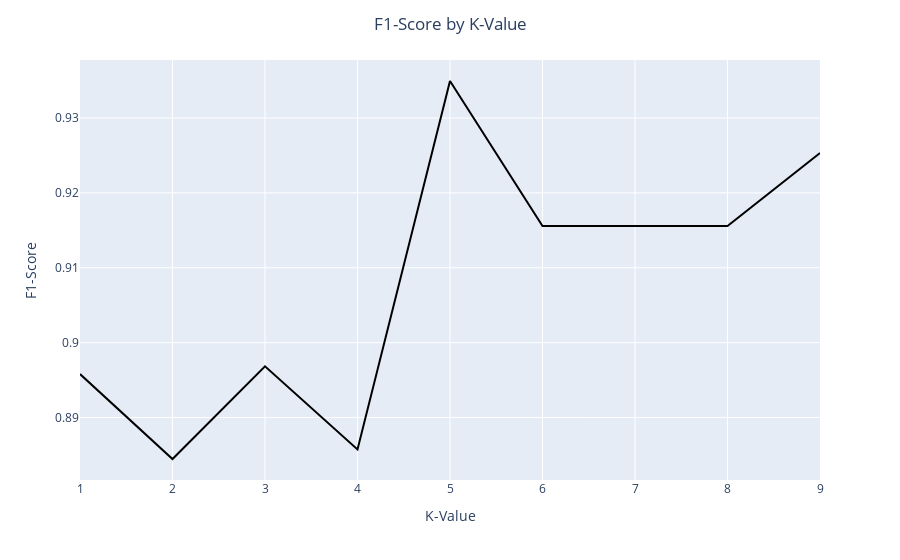

Here is the notebook cell this chart was saved with:
### Code cell
# Sorting mean by F1-Score
f1_score_df = output.groupby('K-Value')['F1-Score'].mean().to_frame()
fig = px.line(f1_score_df, x=f1_score_df.index, y='F1-Score', color_discrete_sequence=['black'])
fig.update_layout(title_text=f'F1-Score by K-Value', title_x=0.5) 
fig.update_xaxes(title_text='K-Value')
fig.show()

### Figure 1 — Plotly figure (JSON) as saved in the notebook; plotly's stock layout.template omitted (floating-point values rounded to 4 significant figures)
{"data": [{"hovertemplate": "K-Value=%{x}<br>F1-Score=%{y}<extra></extra>", "legendgroup": "", "line": {"color": "black", "dash": "solid"}, "marker": {"symbol": "circle"}, "mode": "lines", "name": "", "orientation": "v", "showlegend": false, "type": "scatter", "x": [1, 2, 3, 4, 5, 6, 7, 8, 9], "xaxis": "x", "y": [0.8958, 0.8845, 0.8968, 0.8857, 0.9349, 0.9156, 0.9156, 0.9156, 0.9253], "yaxis": "y"}], "layout": {"legend": {"tracegroupgap": 0}, "margin": {"t": 60}, "title": {"text": "F1-Score by K-Value", "x": 0.5}, "xaxis": {"anchor": "y", "domain": [0, 1], "title": {"text": "K-Value"}}, "yaxis": {"anchor": "x", "domain": [0, 1], "title": {"text": "F1-Score"}}}}
